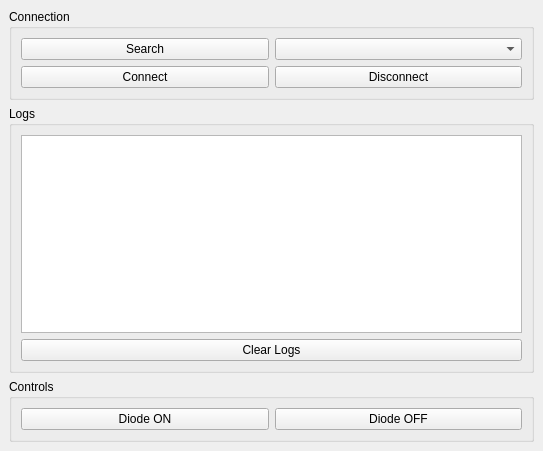
<?xml version="1.0" encoding="UTF-8"?>
<ui version="4.0">
 <class>MainWindow</class>
 <widget class="QMainWindow" name="MainWindow">
  <property name="geometry">
   <rect>
    <x>0</x>
    <y>0</y>
    <width>543</width>
    <height>451</height>
   </rect>
  </property>
  <property name="windowTitle">
   <string>MainWindow</string>
  </property>
  <widget class="QWidget" name="centralwidget">
   <layout class="QGridLayout" name="gridLayout">
    <item row="1" column="0">
     <widget class="QGroupBox" name="groupBox_Logs">
      <property name="title">
       <string>Logs</string>
      </property>
      <layout class="QGridLayout" name="gridLayout_3">
       <item row="1" column="0">
        <widget class="QPushButton" name="pushButton_ClearLogs">
         <property name="text">
          <string>Clear Logs</string>
         </property>
        </widget>
       </item>
       <item row="0" column="0">
        <widget class="QTextEdit" name="textEdit_Logs"/>
       </item>
      </layout>
     </widget>
    </item>
    <item row="0" column="0">
     <widget class="QGroupBox" name="groupBox_Connection">
      <property name="title">
       <string>Connection</string>
      </property>
      <layout class="QGridLayout" name="gridLayout_2">
       <item row="1" column="1">
        <widget class="QPushButton" name="pushButton_Disconnect">
         <property name="text">
          <string>Disconnect</string>
         </property>
        </widget>
       </item>
       <item row="0" column="0">
        <widget class="QPushButton" name="pushButton_Search">
         <property name="text">
          <string>Search</string>
         </property>
        </widget>
       </item>
       <item row="1" column="0">
        <widget class="QPushButton" name="pushButton_Connect">
         <property name="text">
          <string>Connect</string>
         </property>
        </widget>
       </item>
       <item row="0" column="1">
        <widget class="QComboBox" name="comboBox_Device"/>
       </item>
      </layout>
     </widget>
    </item>
    <item row="2" column="0">
     <widget class="QGroupBox" name="groupBox_Controls">
      <property name="title">
       <string>Controls</string>
      </property>
      <layout class="QGridLayout" name="gridLayout_4">
       <item row="0" column="0">
        <widget class="QPushButton" name="pushButton_DiodeON">
         <property name="text">
          <string>Diode ON</string>
         </property>
        </widget>
       </item>
       <item row="0" column="1">
        <widget class="QPushButton" name="pushButton_DiodeOFF">
         <property name="text">
          <string>Diode OFF</string>
         </property>
        </widget>
       </item>
      </layout>
     </widget>
    </item>
   </layout>
  </widget>
 </widget>
 <resources/>
 <connections/>
</ui>
